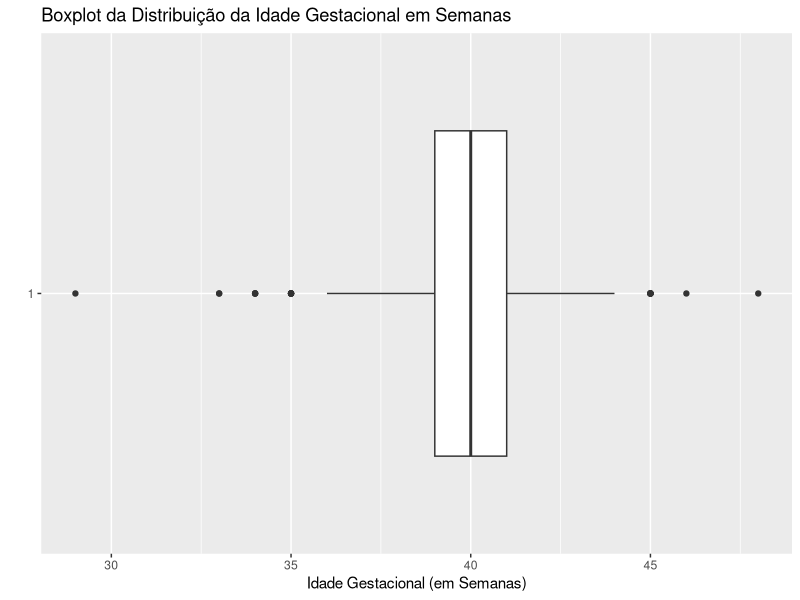
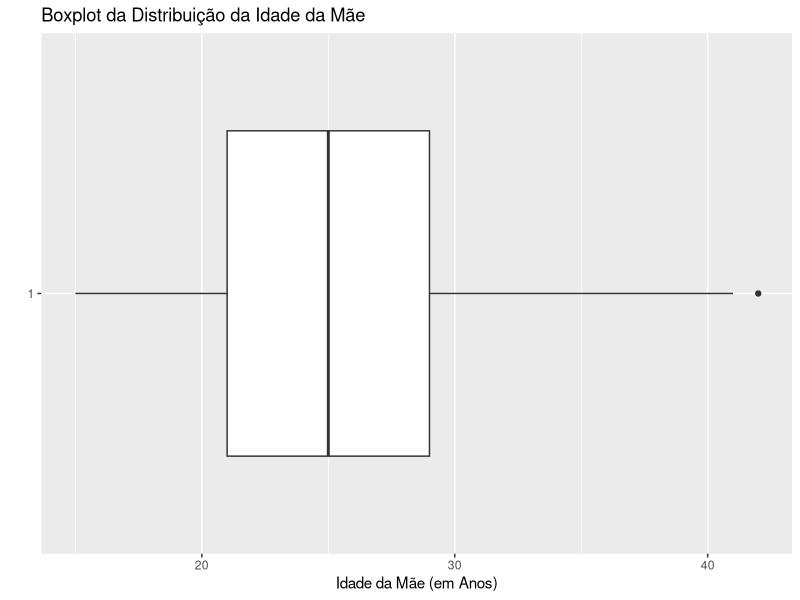
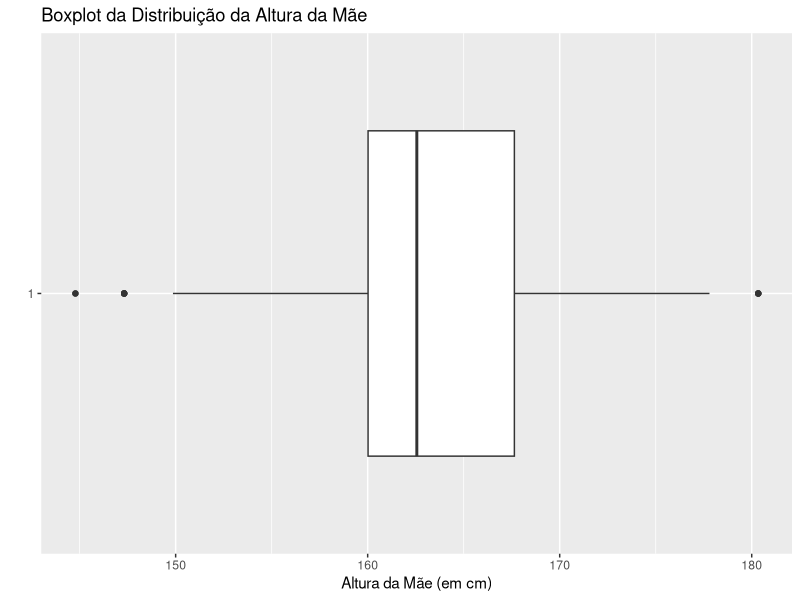
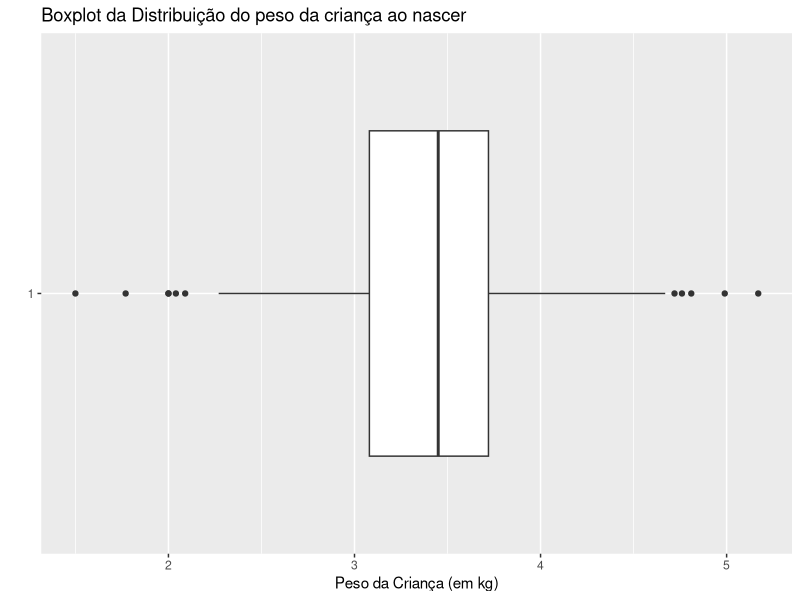
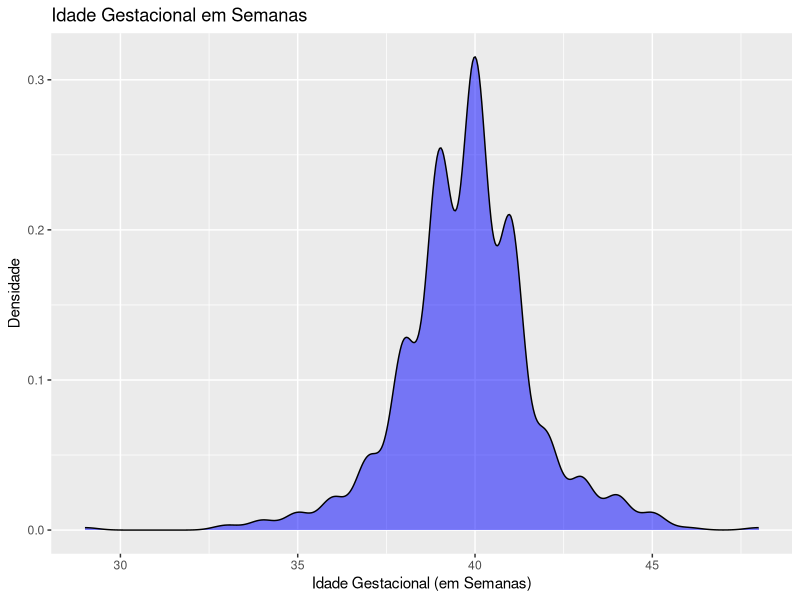
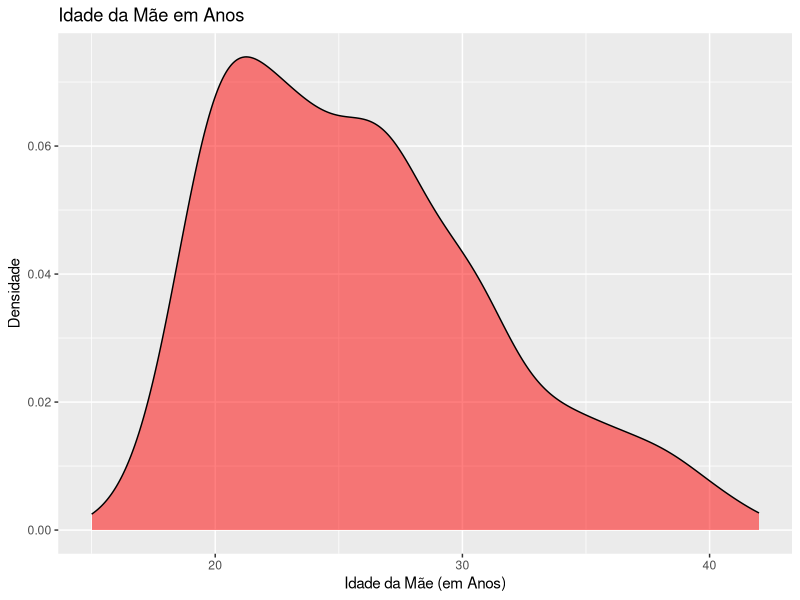
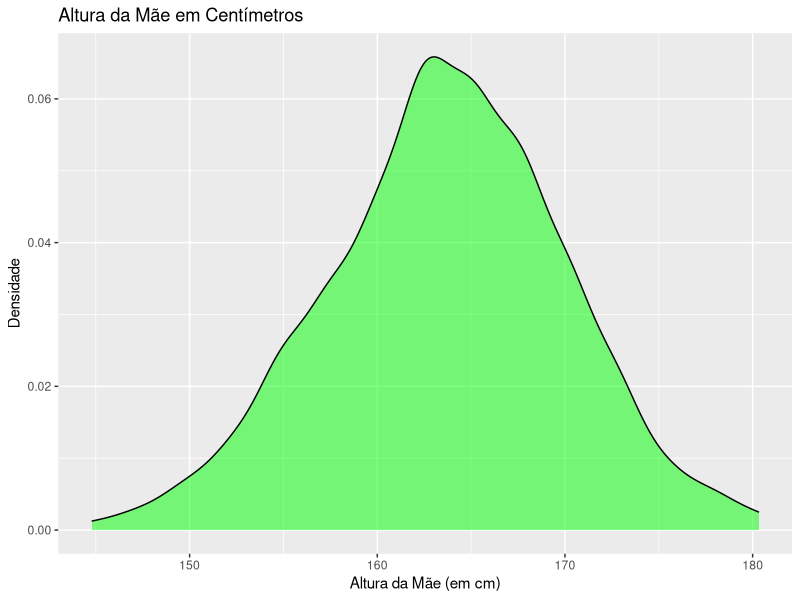
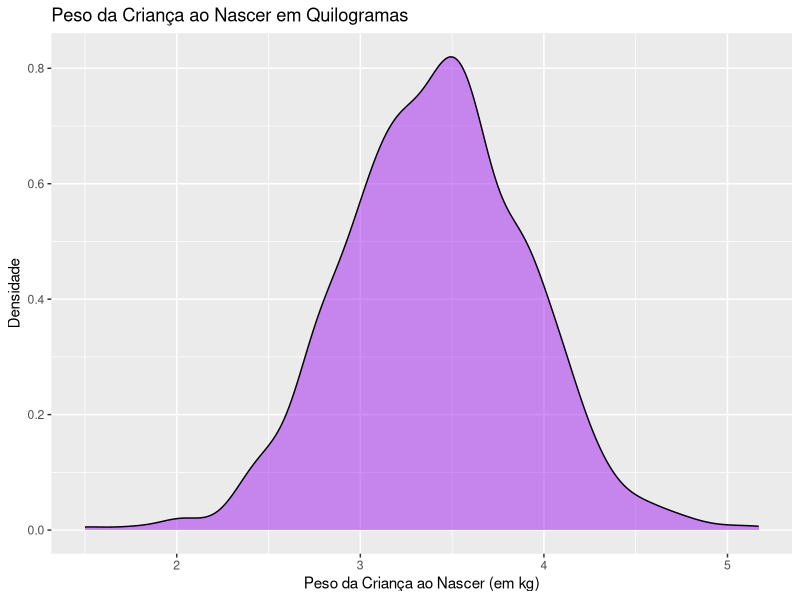

Write R code to recreate these figures, in order.
## ---- chunk 1
#| label: install-packages
#| include: false

# install.packages("haven")
# install.packages('dplyr')
# install.packages('ggplot2')
# install.packages('lmtest')
# install.packages('GGally')
## ---- chunk 2
#| label: load-packages
#| warning: false

library(haven)
library(dplyr)
library(ggplot2)
library(lmtest)
library(zoo)
library(GGally)
## ---- chunk 3
dados = read_dta("datasets/chdsmetric.dta")
## ---- chunk 4
dados = 
  dados %>% 
  select(gestwks, mageyrs, mheightcm, bwtkg)

knitr::kable(head(dados), caption="Primeiras linhas da base de dados")
## ---- chunk 5
summary(dados)
## ---- chunk 6
ggplot(dados, aes(x = gestwks, y = factor(1))) +
  geom_boxplot() +
  xlab("Idade Gestacional (em Semanas)") +
  ylab("") +
  ggtitle("Boxplot da Distribuição da Idade Gestacional em Semanas")
## ---- chunk 7
ggplot(dados, aes(x = mageyrs, y = factor(1))) +
  geom_boxplot() +
  xlab("Idade da Mãe (em Anos)") +
  ylab("") +
  ggtitle("Boxplot da Distribuição da Idade da Mãe")
## ---- chunk 8
ggplot(dados, aes(x = mheightcm, y = factor(1))) +
  geom_boxplot() +
  xlab("Altura da Mãe (em cm)") +
  ylab("") +
  ggtitle("Boxplot da Distribuição da Altura da Mãe")
## ---- chunk 9
ggplot(dados, aes(x = bwtkg, y = factor(1))) +
  geom_boxplot() +
  xlab("Peso da Criança (em kg)") +
  ylab("") +
  ggtitle("Boxplot da Distribuição do peso da criança ao nascer")
## ---- chunk 10
ggplot(data = dados, aes(x = gestwks)) + 
  geom_density(fill = "blue", alpha = 0.5) +
  ggtitle("Idade Gestacional em Semanas") +
  xlab("Idade Gestacional (em Semanas)") +
  ylab("Densidade")
## ---- chunk 11
ggplot(data = dados, aes(x = mageyrs)) + 
  geom_density(fill = "red", alpha = 0.5) +
  ggtitle("Idade da Mãe em Anos") +
  xlab("Idade da Mãe (em Anos)") +
  ylab("Densidade")
## ---- chunk 12
ggplot(data = dados, aes(x = mheightcm)) + 
  geom_density(fill = "green", alpha = 0.5) +
  ggtitle("Altura da Mãe em Centímetros") +
  xlab("Altura da Mãe (em cm)") +
  ylab("Densidade")
## ---- chunk 13
ggplot(data = dados, aes(x = bwtkg)) + 
  geom_density(fill = "purple", alpha = 0.5) +
  ggtitle("Peso da Criança ao Nascer em Quilogramas") +
  xlab("Peso da Criança ao Nascer (em kg)") +
  ylab("Densidade")
## ---- chunk 14
ggplot(dados, aes(x = gestwks, y = bwtkg)) + 
  geom_point() + 
  geom_smooth(method = "lm", formula = y ~ x, se = FALSE) + 
  labs(x = "Idade gestacional (em Semanas)", y = "Peso ao nascer (em kg)")
## ---- chunk 15
ggplot(dados, aes(x = mageyrs, y = bwtkg)) + 
  geom_point() + 
  geom_smooth(method = "lm",  formula = y ~ x, se = FALSE) + 
  labs(x = "Idade da mãe (em Anos)", y = "Peso ao nascer (em kg)")
## ---- chunk 16
ggplot(dados, aes(x = mheightcm, y = bwtkg)) + 
  geom_point() + 
  geom_smooth(method = "lm",  formula = y ~ x, se = FALSE) + 
  labs(x = "Altura da mãe (em cm)", y = "Peso ao nascer (em kg)")
## ---- chunk 17
cor(dados)
## ---- chunk 18
pairs(dados
      [, c("gestwks", "mageyrs", "mheightcm", "bwtkg")], 
      pch = 21, 
      bg = c("blue", "red", "green", "yellow"))

ggpairs(dados)
## ---- chunk 19
ggplot(data = dados, aes(x = gestwks, y = bwtkg)) +
  geom_point() +
  geom_smooth(method = "loess", formula = y ~ x) +
  ggtitle("Gráfico de Dispersão entre gestwks e bwtkg com Curva Lowess") +
  xlab("Idade Gestacional (em Semanas)") +
  ylab("Peso ao Nascer (em kg)")
## ---- chunk 20
model1 <- lm(bwtkg ~ gestwks, data = dados)
summary(model1)
## ---- chunk 21
confint1 <- confint(model1)
confint1
## ---- chunk 22
shapiro.test(model1$residuals)
## ---- chunk 23
bptest(model1)
## ---- chunk 24
shapiro.test(model1$residuals)
## ---- chunk 25
dwtest(model1)
## ---- chunk 26
model2 <- lm(bwtkg ~ mageyrs, data = dados)
summary(model2)
## ---- chunk 27
confint2 <- confint(model2)
confint2
## ---- chunk 28
shapiro.test(model2$residuals)
## ---- chunk 29
bptest(model2)
## ---- chunk 30
shapiro.test(model2$residuals)
## ---- chunk 31
dwtest(model2)
## ---- chunk 32
model3 <- lm(bwtkg ~ mheightcm, data = dados)
summary(model3)
## ---- chunk 33
confint3 <- confint(model3)
confint3
## ---- chunk 34
shapiro.test(model3$residuals)
## ---- chunk 35
bptest(model3)
## ---- chunk 36
shapiro.test(model3$residuals)
## ---- chunk 37
dwtest(model3)
## ---- chunk 38
gestwks_new <- 24
predict(model1, newdata = data.frame(gestwks = gestwks_new))
## ---- chunk 39
mageyrs_new = 22
predict(model2, newdata = data.frame(mageyrs = mageyrs_new))
## ---- chunk 40
mheightcm_new <- 173
predict(model3, newdata = data.frame(mheightcm = mheightcm_new))
